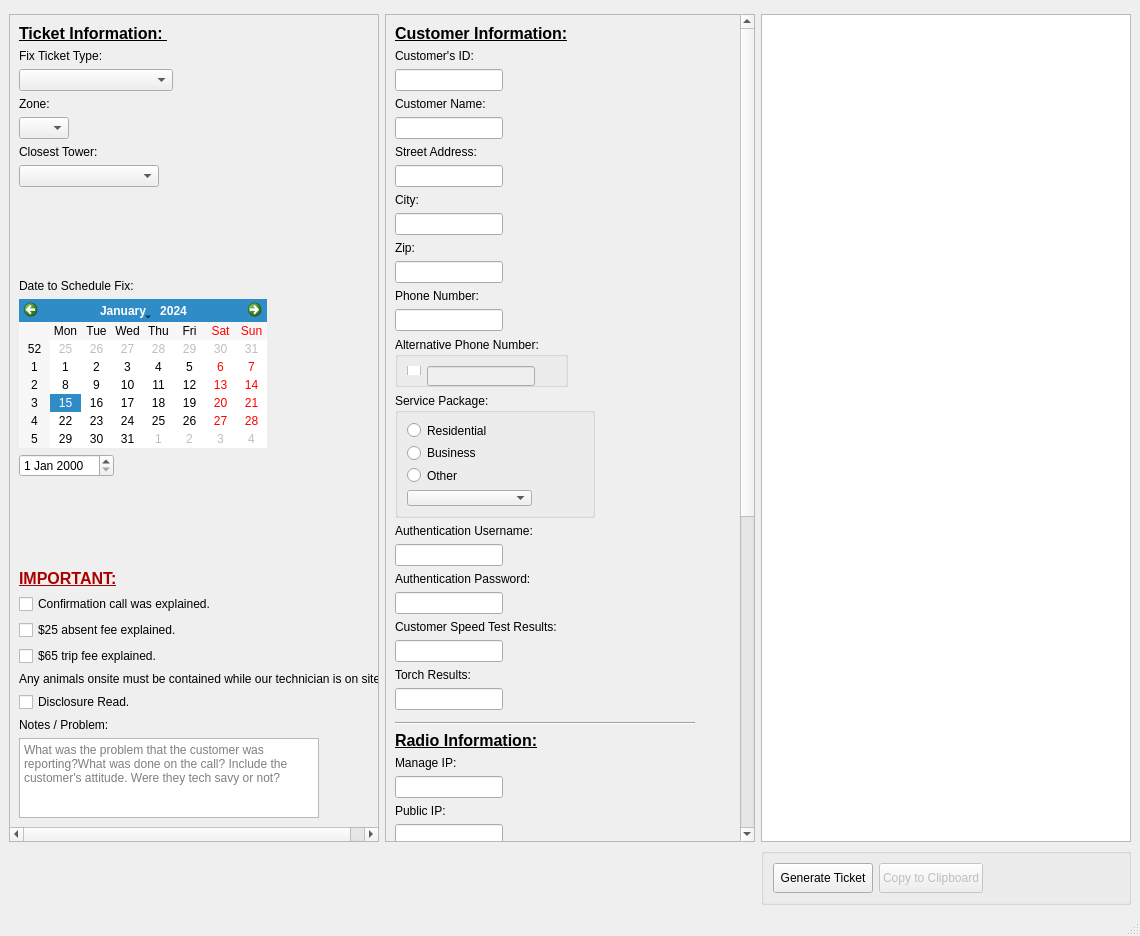
<?xml version="1.0" encoding="UTF-8"?>
<ui version="4.0">
 <class>RepairTicket</class>
 <widget class="QMainWindow" name="RepairTicket">
  <property name="enabled">
   <bool>true</bool>
  </property>
  <property name="geometry">
   <rect>
    <x>0</x>
    <y>0</y>
    <width>1140</width>
    <height>936</height>
   </rect>
  </property>
  <property name="windowTitle">
   <string>VISP Repair Ticket Creation</string>
  </property>
  <widget class="QWidget" name="centralwidget">
   <layout class="QGridLayout" name="gridLayout">
    <item row="0" column="0">
     <spacer name="verticalSpacer">
      <property name="orientation">
       <enum>Qt::Vertical</enum>
      </property>
      <property name="sizeType">
       <enum>QSizePolicy::Fixed</enum>
      </property>
      <property name="sizeHint" stdset="0">
       <size>
        <width>20</width>
        <height>5</height>
       </size>
      </property>
     </spacer>
    </item>
    <item row="1" column="0">
     <widget class="QScrollArea" name="scrollArea">
      <property name="sizePolicy">
       <sizepolicy hsizetype="Fixed" vsizetype="Expanding">
        <horstretch>0</horstretch>
        <verstretch>0</verstretch>
       </sizepolicy>
      </property>
      <property name="minimumSize">
       <size>
        <width>370</width>
        <height>810</height>
       </size>
      </property>
      <property name="sizeAdjustPolicy">
       <enum>QAbstractScrollArea::AdjustToContents</enum>
      </property>
      <property name="widgetResizable">
       <bool>true</bool>
      </property>
      <widget class="QWidget" name="scrollAreaWidgetContents">
       <property name="geometry">
        <rect>
         <x>0</x>
         <y>0</y>
         <width>368</width>
         <height>808</height>
        </rect>
       </property>
       <layout class="QFormLayout" name="formLayout_2">
        <item row="0" column="0">
         <widget class="QLabel" name="ticketInfo">
          <property name="text">
           <string>&lt;html&gt;&lt;head/&gt;&lt;body&gt;&lt;p&gt;&lt;span style=&quot; font-size:12pt; font-weight:600; text-decoration: underline;&quot;&gt;Ticket Information:           &lt;/span&gt;&lt;/p&gt;&lt;/body&gt;&lt;/html&gt;</string>
          </property>
         </widget>
        </item>
        <item row="7" column="0">
         <widget class="QLabel" name="ticketTypeBox">
          <property name="text">
           <string>Fix Ticket Type:</string>
          </property>
         </widget>
        </item>
        <item row="8" column="0">
         <widget class="QComboBox" name="tktType">
          <property name="sizePolicy">
           <sizepolicy hsizetype="Fixed" vsizetype="Fixed">
            <horstretch>0</horstretch>
            <verstretch>0</verstretch>
           </sizepolicy>
          </property>
          <property name="minimumSize">
           <size>
            <width>125</width>
            <height>0</height>
           </size>
          </property>
          <item>
           <property name="text">
            <string/>
           </property>
          </item>
          <item>
           <property name="text">
            <string>Radio down</string>
           </property>
          </item>
          <item>
           <property name="text">
            <string>No connection</string>
           </property>
          </item>
          <item>
           <property name="text">
            <string>Intermittent Connection</string>
           </property>
          </item>
          <item>
           <property name="text">
            <string>Slow/Interm Speeds</string>
           </property>
          </item>
          <item>
           <property name="text">
            <string>Poor Signal</string>
           </property>
          </item>
          <item>
           <property name="text">
            <string>Conversion</string>
           </property>
          </item>
          <item>
           <property name="text">
            <string>Onsite</string>
           </property>
          </item>
          <item>
           <property name="text">
            <string>Misc.</string>
           </property>
          </item>
         </widget>
        </item>
        <item row="12" column="0">
         <widget class="QLabel" name="label">
          <property name="text">
           <string>Zone:</string>
          </property>
         </widget>
        </item>
        <item row="13" column="0">
         <widget class="QComboBox" name="tktZone">
          <property name="sizePolicy">
           <sizepolicy hsizetype="Fixed" vsizetype="Fixed">
            <horstretch>0</horstretch>
            <verstretch>0</verstretch>
           </sizepolicy>
          </property>
          <property name="minimumSize">
           <size>
            <width>50</width>
            <height>0</height>
           </size>
          </property>
          <item>
           <property name="text">
            <string/>
           </property>
          </item>
          <item>
           <property name="text">
            <string>1</string>
           </property>
          </item>
          <item>
           <property name="text">
            <string>2</string>
           </property>
          </item>
          <item>
           <property name="text">
            <string>3</string>
           </property>
          </item>
          <item>
           <property name="text">
            <string>4</string>
           </property>
          </item>
          <item>
           <property name="text">
            <string>5</string>
           </property>
          </item>
          <item>
           <property name="text">
            <string>6</string>
           </property>
          </item>
          <item>
           <property name="text">
            <string>7</string>
           </property>
          </item>
         </widget>
        </item>
        <item row="17" column="0">
         <widget class="QLabel" name="towerBox">
          <property name="text">
           <string>Closest Tower:</string>
          </property>
         </widget>
        </item>
        <item row="22" column="0">
         <widget class="QLabel" name="label_3">
          <property name="text">
           <string>Date to Schedule Fix:</string>
          </property>
         </widget>
        </item>
        <item row="23" column="0">
         <widget class="QCalendarWidget" name="tktCalendar">
          <property name="gridVisible">
           <bool>false</bool>
          </property>
         </widget>
        </item>
        <item row="24" column="0">
         <widget class="QDateEdit" name="tktDateText"/>
        </item>
        <item row="33" column="0">
         <widget class="QLabel" name="label_11">
          <property name="text">
           <string>&lt;html&gt;&lt;head/&gt;&lt;body&gt;&lt;p&gt;&lt;span style=&quot; font-size:12pt; font-weight:600; text-decoration: underline; color:#aa0000;&quot;&gt;IMPORTANT:&lt;/span&gt;&lt;/p&gt;&lt;/body&gt;&lt;/html&gt;</string>
          </property>
         </widget>
        </item>
        <item row="35" column="0">
         <widget class="QCheckBox" name="tktQConfirm">
          <property name="text">
           <string>Confirmation call was explained.</string>
          </property>
         </widget>
        </item>
        <item row="36" column="0">
         <widget class="QCheckBox" name="tktQAbsent">
          <property name="text">
           <string>$25 absent fee explained.</string>
          </property>
         </widget>
        </item>
        <item row="37" column="0">
         <widget class="QCheckBox" name="tktQTrip">
          <property name="text">
           <string>$65 trip fee explained.</string>
          </property>
         </widget>
        </item>
        <item row="39" column="0">
         <widget class="QLabel" name="label_10">
          <property name="text">
           <string>Any animals onsite must be contained while our technician is on site.</string>
          </property>
         </widget>
        </item>
        <item row="40" column="0">
         <widget class="QCheckBox" name="tktQDisclose">
          <property name="text">
           <string>Disclosure Read.</string>
          </property>
         </widget>
        </item>
        <item row="41" column="0">
         <widget class="QLabel" name="label_14">
          <property name="text">
           <string>Notes / Problem:</string>
          </property>
         </widget>
        </item>
        <item row="42" column="0">
         <widget class="QTextEdit" name="tktNotes">
          <property name="enabled">
           <bool>true</bool>
          </property>
          <property name="minimumSize">
           <size>
            <width>300</width>
            <height>80</height>
           </size>
          </property>
          <property name="maximumSize">
           <size>
            <width>16777215</width>
            <height>80</height>
           </size>
          </property>
          <property name="tabChangesFocus">
           <bool>true</bool>
          </property>
          <property name="placeholderText">
           <string>What was the problem that the customer was reporting?What was done on the call? Include the customer's attitude. Were they tech savy or not?</string>
          </property>
         </widget>
        </item>
        <item row="19" column="0">
         <spacer name="verticalSpacer_6">
          <property name="orientation">
           <enum>Qt::Vertical</enum>
          </property>
          <property name="sizeHint" stdset="0">
           <size>
            <width>20</width>
            <height>20</height>
           </size>
          </property>
         </spacer>
        </item>
        <item row="25" column="0">
         <spacer name="verticalSpacer_7">
          <property name="orientation">
           <enum>Qt::Vertical</enum>
          </property>
          <property name="sizeHint" stdset="0">
           <size>
            <width>20</width>
            <height>20</height>
           </size>
          </property>
         </spacer>
        </item>
        <item row="18" column="0" colspan="2">
         <widget class="QComboBox" name="tktTower">
          <property name="sizePolicy">
           <sizepolicy hsizetype="Fixed" vsizetype="Fixed">
            <horstretch>0</horstretch>
            <verstretch>0</verstretch>
           </sizepolicy>
          </property>
          <property name="minimumSize">
           <size>
            <width>140</width>
            <height>0</height>
           </size>
          </property>
          <property name="currentIndex">
           <number>-1</number>
          </property>
         </widget>
        </item>
       </layout>
       <zorder>ticketInfo</zorder>
       <zorder>tktType</zorder>
       <zorder>tktZone</zorder>
       <zorder>ticketTypeBox</zorder>
       <zorder>label</zorder>
       <zorder>tktTower</zorder>
       <zorder>towerBox</zorder>
       <zorder>tktCalendar</zorder>
       <zorder>label_3</zorder>
       <zorder>tktDateText</zorder>
       <zorder>tktQAbsent</zorder>
       <zorder>tktQTrip</zorder>
       <zorder>label_11</zorder>
       <zorder>tktQConfirm</zorder>
       <zorder>tktQDisclose</zorder>
       <zorder>label_10</zorder>
       <zorder>label_14</zorder>
       <zorder>tktNotes</zorder>
       <zorder>verticalSpacer_6</zorder>
       <zorder>verticalSpacer_7</zorder>
      </widget>
     </widget>
    </item>
    <item row="1" column="1">
     <widget class="QScrollArea" name="scrollArea_2">
      <property name="sizePolicy">
       <sizepolicy hsizetype="Fixed" vsizetype="Expanding">
        <horstretch>0</horstretch>
        <verstretch>0</verstretch>
       </sizepolicy>
      </property>
      <property name="minimumSize">
       <size>
        <width>370</width>
        <height>810</height>
       </size>
      </property>
      <property name="sizeAdjustPolicy">
       <enum>QAbstractScrollArea::AdjustToContents</enum>
      </property>
      <property name="widgetResizable">
       <bool>true</bool>
      </property>
      <widget class="QWidget" name="scrollAreaWidgetContents_2">
       <property name="geometry">
        <rect>
         <x>0</x>
         <y>-662</y>
         <width>351</width>
         <height>1470</height>
        </rect>
       </property>
       <layout class="QFormLayout" name="formLayout_3">
        <item row="0" column="0" colspan="2">
         <widget class="QLabel" name="label_4">
          <property name="text">
           <string>&lt;html&gt;&lt;head/&gt;&lt;body&gt;&lt;p&gt;&lt;span style=&quot; font-size:12pt; font-weight:600; text-decoration: underline;&quot;&gt;Customer Information:&lt;/span&gt;&lt;/p&gt;&lt;/body&gt;&lt;/html&gt;</string>
          </property>
         </widget>
        </item>
        <item row="4" column="0">
         <widget class="QLabel" name="label_5">
          <property name="text">
           <string>Customer's ID:</string>
          </property>
         </widget>
        </item>
        <item row="5" column="0">
         <widget class="QLineEdit" name="cstID"/>
        </item>
        <item row="6" column="0">
         <widget class="QLabel" name="label_2">
          <property name="text">
           <string>Customer Name:</string>
          </property>
         </widget>
        </item>
        <item row="7" column="0">
         <widget class="QLineEdit" name="cstName"/>
        </item>
        <item row="10" column="0">
         <widget class="QLabel" name="label_6">
          <property name="text">
           <string>Street Address:</string>
          </property>
         </widget>
        </item>
        <item row="11" column="0">
         <widget class="QLineEdit" name="cstAddress"/>
        </item>
        <item row="12" column="0">
         <widget class="QLabel" name="label_8">
          <property name="text">
           <string>City:</string>
          </property>
         </widget>
        </item>
        <item row="13" column="0">
         <widget class="QLineEdit" name="cstCty"/>
        </item>
        <item row="14" column="0">
         <widget class="QLabel" name="label_9">
          <property name="text">
           <string>Zip:</string>
          </property>
         </widget>
        </item>
        <item row="15" column="0">
         <widget class="QLineEdit" name="cstZip"/>
        </item>
        <item row="16" column="0">
         <widget class="QLabel" name="label_7">
          <property name="text">
           <string>Phone Number:</string>
          </property>
         </widget>
        </item>
        <item row="17" column="0">
         <widget class="QLineEdit" name="cstPhone"/>
        </item>
        <item row="18" column="0">
         <widget class="QGroupBox" name="cst_Group_AltPhone">
          <property name="sizePolicy">
           <sizepolicy hsizetype="Fixed" vsizetype="Fixed">
            <horstretch>0</horstretch>
            <verstretch>0</verstretch>
           </sizepolicy>
          </property>
          <property name="minimumSize">
           <size>
            <width>100</width>
            <height>50</height>
           </size>
          </property>
          <property name="title">
           <string>Alternative Phone Number:</string>
          </property>
          <layout class="QFormLayout" name="formLayout">
           <item row="0" column="0">
            <widget class="QCheckBox" name="cstCheckPhoneAlt">
             <property name="text">
              <string/>
             </property>
            </widget>
           </item>
           <item row="0" column="1">
            <widget class="QLineEdit" name="cstPhoneAlt">
             <property name="enabled">
              <bool>false</bool>
             </property>
             <property name="sizePolicy">
              <sizepolicy hsizetype="Fixed" vsizetype="Fixed">
               <horstretch>0</horstretch>
               <verstretch>0</verstretch>
              </sizepolicy>
             </property>
             <property name="minimumSize">
              <size>
               <width>0</width>
               <height>20</height>
              </size>
             </property>
            </widget>
           </item>
          </layout>
         </widget>
        </item>
        <item row="19" column="0">
         <widget class="QGroupBox" name="cst_Group_Package">
          <property name="sizePolicy">
           <sizepolicy hsizetype="Fixed" vsizetype="Fixed">
            <horstretch>0</horstretch>
            <verstretch>0</verstretch>
           </sizepolicy>
          </property>
          <property name="minimumSize">
           <size>
            <width>200</width>
            <height>125</height>
           </size>
          </property>
          <property name="title">
           <string>Service Package:</string>
          </property>
          <layout class="QVBoxLayout" name="verticalLayout">
           <item>
            <widget class="QRadioButton" name="cstPackRes">
             <property name="text">
              <string>Residential</string>
             </property>
            </widget>
           </item>
           <item>
            <widget class="QRadioButton" name="cstPackBus">
             <property name="text">
              <string>Business</string>
             </property>
            </widget>
           </item>
           <item>
            <widget class="QRadioButton" name="cstPackOth">
             <property name="text">
              <string>Other</string>
             </property>
            </widget>
           </item>
           <item>
            <widget class="QComboBox" name="cstPackage">
             <property name="enabled">
              <bool>true</bool>
             </property>
             <property name="sizePolicy">
              <sizepolicy hsizetype="Fixed" vsizetype="Fixed">
               <horstretch>0</horstretch>
               <verstretch>0</verstretch>
              </sizepolicy>
             </property>
             <property name="minimumSize">
              <size>
               <width>125</width>
               <height>0</height>
              </size>
             </property>
            </widget>
           </item>
          </layout>
         </widget>
        </item>
        <item row="20" column="0">
         <widget class="QLabel" name="label_12">
          <property name="text">
           <string>Authentication Username:</string>
          </property>
         </widget>
        </item>
        <item row="21" column="0">
         <widget class="QLineEdit" name="cstUser"/>
        </item>
        <item row="22" column="0">
         <widget class="QLabel" name="label_13">
          <property name="text">
           <string>Authentication Password:</string>
          </property>
         </widget>
        </item>
        <item row="23" column="0">
         <widget class="QLineEdit" name="cstPass"/>
        </item>
        <item row="24" column="0">
         <widget class="QLabel" name="label_41">
          <property name="text">
           <string>Customer Speed Test Results:</string>
          </property>
         </widget>
        </item>
        <item row="25" column="0">
         <widget class="QLineEdit" name="cstTest"/>
        </item>
        <item row="29" column="0">
         <widget class="QLabel" name="label_42">
          <property name="text">
           <string>Torch Results:</string>
          </property>
         </widget>
        </item>
        <item row="30" column="0">
         <widget class="QLineEdit" name="cstTorch"/>
        </item>
        <item row="35" column="0">
         <widget class="Line" name="line_2">
          <property name="sizePolicy">
           <sizepolicy hsizetype="Fixed" vsizetype="Fixed">
            <horstretch>0</horstretch>
            <verstretch>0</verstretch>
           </sizepolicy>
          </property>
          <property name="minimumSize">
           <size>
            <width>300</width>
            <height>0</height>
           </size>
          </property>
          <property name="orientation">
           <enum>Qt::Horizontal</enum>
          </property>
         </widget>
        </item>
        <item row="36" column="0">
         <widget class="QLabel" name="label_21">
          <property name="text">
           <string>&lt;html&gt;&lt;head/&gt;&lt;body&gt;&lt;p&gt;&lt;span style=&quot; font-size:12pt; font-weight:600; text-decoration: underline;&quot;&gt;Radio Information:&lt;/span&gt;&lt;/p&gt;&lt;/body&gt;&lt;/html&gt;</string>
          </property>
         </widget>
        </item>
        <item row="40" column="0">
         <widget class="QLabel" name="label_22">
          <property name="text">
           <string>Manage IP:</string>
          </property>
         </widget>
        </item>
        <item row="41" column="0">
         <widget class="QLineEdit" name="radioIP">
          <property name="sizePolicy">
           <sizepolicy hsizetype="Fixed" vsizetype="Fixed">
            <horstretch>0</horstretch>
            <verstretch>0</verstretch>
           </sizepolicy>
          </property>
         </widget>
        </item>
        <item row="42" column="0">
         <widget class="QLabel" name="label_23">
          <property name="text">
           <string>Public IP:</string>
          </property>
         </widget>
        </item>
        <item row="43" column="0">
         <widget class="QLineEdit" name="radioPublic">
          <property name="sizePolicy">
           <sizepolicy hsizetype="Fixed" vsizetype="Fixed">
            <horstretch>0</horstretch>
            <verstretch>0</verstretch>
           </sizepolicy>
          </property>
         </widget>
        </item>
        <item row="44" column="0">
         <widget class="QLabel" name="label_24">
          <property name="text">
           <string>Radio MAC Address:</string>
          </property>
         </widget>
        </item>
        <item row="45" column="0">
         <widget class="QLineEdit" name="radioMAC">
          <property name="sizePolicy">
           <sizepolicy hsizetype="Fixed" vsizetype="Fixed">
            <horstretch>0</horstretch>
            <verstretch>0</verstretch>
           </sizepolicy>
          </property>
         </widget>
        </item>
        <item row="46" column="0">
         <widget class="QLabel" name="label_34">
          <property name="text">
           <string>Radio Speed Test:</string>
          </property>
         </widget>
        </item>
        <item row="47" column="0">
         <widget class="QLineEdit" name="radioTest"/>
        </item>
        <item row="49" column="0">
         <widget class="QCheckBox" name="radioFirmware">
          <property name="text">
           <string>Check the Radio's Firmware.</string>
          </property>
         </widget>
        </item>
        <item row="55" column="0">
         <widget class="QGroupBox" name="radio_Group_Type">
          <property name="minimumSize">
           <size>
            <width>200</width>
            <height>70</height>
           </size>
          </property>
          <property name="title">
           <string>Radio Type:</string>
          </property>
          <layout class="QHBoxLayout" name="horizontalLayout_3">
           <item>
            <widget class="QComboBox" name="radioType">
             <property name="sizePolicy">
              <sizepolicy hsizetype="Fixed" vsizetype="Fixed">
               <horstretch>0</horstretch>
               <verstretch>0</verstretch>
              </sizepolicy>
             </property>
             <property name="minimumSize">
              <size>
               <width>90</width>
               <height>0</height>
              </size>
             </property>
             <item>
              <property name="text">
               <string/>
              </property>
             </item>
             <item>
              <property name="text">
               <string>UBNT</string>
              </property>
             </item>
             <item>
              <property name="text">
               <string>ePMP</string>
              </property>
             </item>
             <item>
              <property name="text">
               <string>Canopy</string>
              </property>
             </item>
             <item>
              <property name="text">
               <string>LTE - Telrad</string>
              </property>
             </item>
            </widget>
           </item>
           <item>
            <widget class="QComboBox" name="radioTypeType">
             <property name="enabled">
              <bool>false</bool>
             </property>
             <property name="sizePolicy">
              <sizepolicy hsizetype="Fixed" vsizetype="Fixed">
               <horstretch>0</horstretch>
               <verstretch>0</verstretch>
              </sizepolicy>
             </property>
             <property name="minimumSize">
              <size>
               <width>150</width>
               <height>0</height>
              </size>
             </property>
            </widget>
           </item>
          </layout>
         </widget>
        </item>
        <item row="56" column="0">
         <widget class="QLabel" name="label_27">
          <property name="text">
           <string>AP SSID:</string>
          </property>
         </widget>
        </item>
        <item row="57" column="0">
         <widget class="QLineEdit" name="radioSSID"/>
        </item>
        <item row="58" column="0">
         <widget class="QLabel" name="label_39">
          <property name="text">
           <string>AP Customer Count:</string>
          </property>
         </widget>
        </item>
        <item row="59" column="0">
         <widget class="QLineEdit" name="radioQAPCount"/>
        </item>
        <item row="63" column="0">
         <widget class="QLabel" name="label_28">
          <property name="text">
           <string>CCQ:</string>
          </property>
         </widget>
        </item>
        <item row="64" column="0">
         <widget class="QLineEdit" name="radioCCQ"/>
        </item>
        <item row="65" column="0">
         <widget class="QLabel" name="label_29">
          <property name="text">
           <string>Quality / Capacity:</string>
          </property>
         </widget>
        </item>
        <item row="66" column="0">
         <widget class="QLineEdit" name="radioQuaCap"/>
        </item>
        <item row="67" column="0">
         <widget class="QLabel" name="label_30">
          <property name="text">
           <string>Signal Strength:</string>
          </property>
         </widget>
        </item>
        <item row="68" column="0">
         <widget class="QLineEdit" name="radioSignal"/>
        </item>
        <item row="69" column="0">
         <widget class="QLabel" name="label_32">
          <property name="text">
           <string>Last Known Good Signal:</string>
          </property>
         </widget>
        </item>
        <item row="70" column="0">
         <widget class="QLineEdit" name="radioLastSignal"/>
        </item>
        <item row="81" column="0">
         <widget class="Line" name="line">
          <property name="orientation">
           <enum>Qt::Horizontal</enum>
          </property>
         </widget>
        </item>
        <item row="31" column="0">
         <spacer name="verticalSpacer_2">
          <property name="orientation">
           <enum>Qt::Vertical</enum>
          </property>
          <property name="sizeHint" stdset="0">
           <size>
            <width>20</width>
            <height>40</height>
           </size>
          </property>
         </spacer>
        </item>
        <item row="48" column="0">
         <spacer name="verticalSpacer_3">
          <property name="orientation">
           <enum>Qt::Vertical</enum>
          </property>
          <property name="sizeHint" stdset="0">
           <size>
            <width>20</width>
            <height>40</height>
           </size>
          </property>
         </spacer>
        </item>
        <item row="51" column="0">
         <spacer name="verticalSpacer_4">
          <property name="orientation">
           <enum>Qt::Vertical</enum>
          </property>
          <property name="sizeHint" stdset="0">
           <size>
            <width>20</width>
            <height>40</height>
           </size>
          </property>
         </spacer>
        </item>
        <item row="50" column="0">
         <spacer name="verticalSpacer_5">
          <property name="orientation">
           <enum>Qt::Vertical</enum>
          </property>
          <property name="sizeHint" stdset="0">
           <size>
            <width>20</width>
            <height>40</height>
           </size>
          </property>
         </spacer>
        </item>
       </layout>
      </widget>
     </widget>
    </item>
    <item row="2" column="3">
     <widget class="QGroupBox" name="Ticket_Buttons">
      <property name="minimumSize">
       <size>
        <width>370</width>
        <height>50</height>
       </size>
      </property>
      <property name="title">
       <string/>
      </property>
      <layout class="QFormLayout" name="formLayout_4">
       <item row="0" column="0">
        <widget class="QPushButton" name="pushButton">
         <property name="sizePolicy">
          <sizepolicy hsizetype="Fixed" vsizetype="Fixed">
           <horstretch>0</horstretch>
           <verstretch>0</verstretch>
          </sizepolicy>
         </property>
         <property name="minimumSize">
          <size>
           <width>100</width>
           <height>30</height>
          </size>
         </property>
         <property name="text">
          <string>Generate Ticket</string>
         </property>
        </widget>
       </item>
       <item row="0" column="1">
        <widget class="QPushButton" name="Copy">
         <property name="enabled">
          <bool>false</bool>
         </property>
         <property name="sizePolicy">
          <sizepolicy hsizetype="Fixed" vsizetype="Fixed">
           <horstretch>0</horstretch>
           <verstretch>0</verstretch>
          </sizepolicy>
         </property>
         <property name="minimumSize">
          <size>
           <width>100</width>
           <height>30</height>
          </size>
         </property>
         <property name="layoutDirection">
          <enum>Qt::LeftToRight</enum>
         </property>
         <property name="autoFillBackground">
          <bool>false</bool>
         </property>
         <property name="text">
          <string>Copy to Clipboard</string>
         </property>
        </widget>
       </item>
      </layout>
     </widget>
    </item>
    <item row="1" column="3">
     <widget class="QTextEdit" name="ticketTemplate">
      <property name="sizePolicy">
       <sizepolicy hsizetype="Fixed" vsizetype="Expanding">
        <horstretch>0</horstretch>
        <verstretch>0</verstretch>
       </sizepolicy>
      </property>
      <property name="minimumSize">
       <size>
        <width>370</width>
        <height>0</height>
       </size>
      </property>
     </widget>
    </item>
   </layout>
  </widget>
  <widget class="QMenuBar" name="menubar">
   <property name="geometry">
    <rect>
     <x>0</x>
     <y>0</y>
     <width>1140</width>
     <height>21</height>
    </rect>
   </property>
  </widget>
  <widget class="QStatusBar" name="statusbar"/>
 </widget>
 <tabstops>
  <tabstop>scrollArea</tabstop>
  <tabstop>tktType</tabstop>
  <tabstop>tktZone</tabstop>
  <tabstop>tktTower</tabstop>
  <tabstop>tktCalendar</tabstop>
  <tabstop>tktDateText</tabstop>
  <tabstop>tktQConfirm</tabstop>
  <tabstop>tktQAbsent</tabstop>
  <tabstop>tktQTrip</tabstop>
  <tabstop>tktQDisclose</tabstop>
  <tabstop>tktNotes</tabstop>
  <tabstop>scrollArea_2</tabstop>
  <tabstop>cstID</tabstop>
  <tabstop>cstName</tabstop>
  <tabstop>cstAddress</tabstop>
  <tabstop>cstCty</tabstop>
  <tabstop>cstZip</tabstop>
  <tabstop>cstPhone</tabstop>
  <tabstop>cstCheckPhoneAlt</tabstop>
  <tabstop>cstPhoneAlt</tabstop>
  <tabstop>cstPackRes</tabstop>
  <tabstop>cstPackBus</tabstop>
  <tabstop>cstPackOth</tabstop>
  <tabstop>cstPackage</tabstop>
  <tabstop>cstUser</tabstop>
  <tabstop>cstPass</tabstop>
  <tabstop>cstTest</tabstop>
  <tabstop>cstTorch</tabstop>
  <tabstop>radioIP</tabstop>
  <tabstop>radioPublic</tabstop>
  <tabstop>radioMAC</tabstop>
  <tabstop>radioTest</tabstop>
  <tabstop>radioFirmware</tabstop>
  <tabstop>radioType</tabstop>
  <tabstop>radioTypeType</tabstop>
  <tabstop>radioSSID</tabstop>
  <tabstop>radioQAPCount</tabstop>
  <tabstop>radioCCQ</tabstop>
  <tabstop>radioQuaCap</tabstop>
  <tabstop>radioSignal</tabstop>
  <tabstop>radioLastSignal</tabstop>
  <tabstop>ticketTemplate</tabstop>
 </tabstops>
 <resources/>
 <connections>
  <connection>
   <sender>tktCalendar</sender>
   <signal>clicked(QDate)</signal>
   <receiver>tktDateText</receiver>
   <slot>setDate(QDate)</slot>
   <hints>
    <hint type="sourcelabel">
     <x>164</x>
     <y>-156</y>
    </hint>
    <hint type="destinationlabel">
     <x>107</x>
     <y>-56</y>
    </hint>
   </hints>
  </connection>
  <connection>
   <sender>tktDateText</sender>
   <signal>dateChanged(QDate)</signal>
   <receiver>tktCalendar</receiver>
   <slot>setSelectedDate(QDate)</slot>
   <hints>
    <hint type="sourcelabel">
     <x>101</x>
     <y>-56</y>
    </hint>
    <hint type="destinationlabel">
     <x>187</x>
     <y>-82</y>
    </hint>
   </hints>
  </connection>
 </connections>
</ui>
